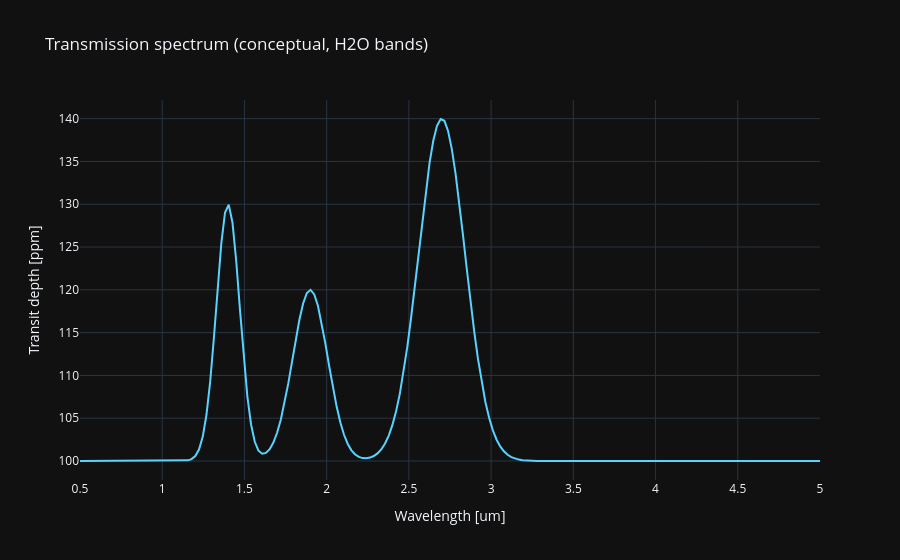

Notebook source saved alongside this figure:
### Code cell
import plotly.graph_objects as go
import numpy as np
# Simple transmission spectrum (conceptual)
wl = np.linspace(0.5, 5.0, 200)
# Water absorption bands
base = 0.01
feat = base + 0.003*np.exp(-((wl-1.4)/0.1)**2) + 0.002*np.exp(-((wl-1.9)/0.15)**2) + 0.004*np.exp(-((wl-2.7)/0.2)**2)
fig = go.Figure(go.Scatter(x=wl, y=feat*1e4, mode='lines', line=dict(color='#58d3ff')))
fig.update_layout(title='Transmission spectrum (conceptual, H2O bands)', xaxis_title='Wavelength [um]',
                  yaxis_title='Transit depth [ppm]', template='plotly_dark')
fig.show()

### Figure 1 — Plotly figure (JSON) as saved in the notebook; plotly's stock layout.template omitted (floating-point values rounded to 4 significant figures; data arrays with more than 128 entries replaced by an {"elided": "..."} marker saying what was removed)
{"data": [{"line": {"color": "#58d3ff"}, "mode": "lines", "type": "scatter", "x": {"elided": "200 float values"}, "y": {"elided": "200 float values"}}], "layout": {"title": {"text": "Transmission spectrum (conceptual, H2O bands)"}, "xaxis": {"title": {"text": "Wavelength [um]"}}, "yaxis": {"title": {"text": "Transit depth [ppm]"}}}}
